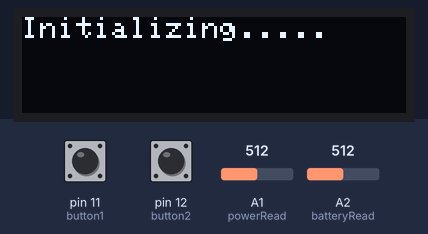
Simulated run of this program. Board: Arduino Uno, built with avr-gcc and run on an emulated ATmega328P. Shown: 128×32 one-colour display. The inputs (shaded band) are chosen by the test bench; at power-on: pin 11 (button1) HIGH, pin 12 (button2) HIGH, A1 (powerRead) = 512, A2 (batteryRead) = 512. The local clock reads 2024-03-15 10:24:30 at power-on unless the program sets it.

Above: at 1.2 s.
4.4 s: pin 11 (button1) pulled LOW for 3.2 s
At 7.8 s:
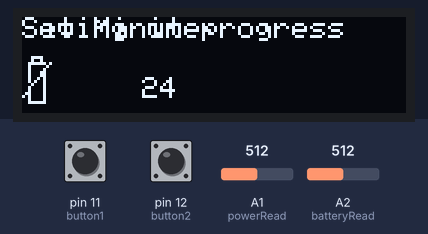
9.1 s: pin 12 (button2) pulled LOW for 1 s
At 10.6 s:
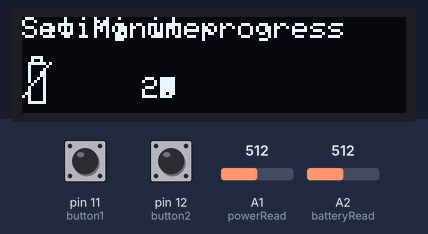
11.6 s: A1 (powerRead) set to 942
13.1 s: A1 (powerRead) set to 978
At 13.6 s:
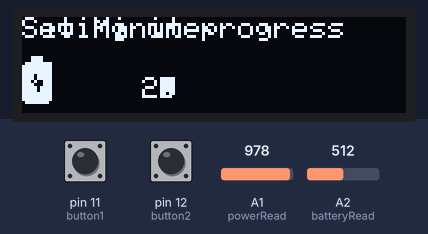
14.6 s: pin 11 (button1) pulled LOW for 1 s
At 16.7 s:
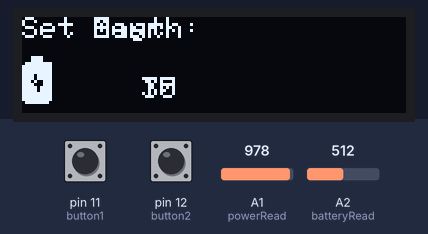
17.1 s: pin 11 (button1) pulled LOW for 0.25 s
At 18.0 s:
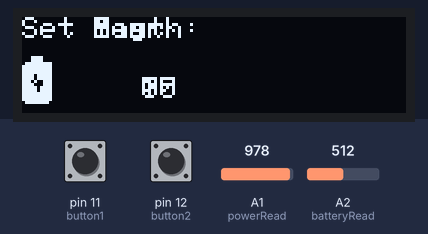
Timing chart, 0 to 19.8 s (numbered marks = the images above; inputs shaded):
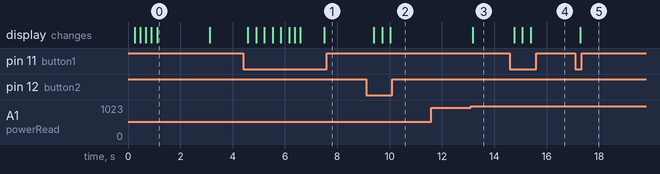

The program:

main.cpp
```cpp
#include <Arduino.h>
#include <SPI.h>
#include <Wire.h>
#include <Adafruit_GFX.h>
#include <Adafruit_SSD1306.h>
#include <RTClib.h>

#define OLED_reset LED_BUILTIN
#define screen_width 128
#define screen_height 32

Adafruit_SSD1306 display (screen_width, screen_height, &Wire, OLED_reset);
RTC_DS1307 rtc;

#define button1 11
#define button2 12
#define powerRead A1
#define batteryRead A2
float powerVoltage = 0.0;
float batteryVoltage = 0.0;
int yearupg, monthupg, dayupg, hourupg, minuteupg, secondupg;
int menu = 0;
char DAY [7][12] = {"Sunday", "Monday", "Tuesday", "Wednesday", "Thrusday", "Friday", "Saturday"};

const unsigned char battery [] PROGMEM = {
  0x1e, 0x00, 0x1e, 0x00, 0x7f, 0x80, 0xff, 0xc0, 0xff, 0xc0, 0xff, 0xc0, 0xf7, 0xc0, 0xf7, 0xc0,
  0xe1, 0xc0, 0xe1, 0xc0, 0xfb, 0xc0, 0xfb, 0xc0, 0xff, 0xc0, 0xff, 0xc0, 0xff, 0xc0, 0x7f, 0x80
}; // Battery Icon

const unsigned char no_battery [] PROGMEM = {
  0x1e, 0x00, 0x12, 0x00, 0x3f, 0x40, 0x20, 0x80, 0x21, 0x00, 0x23, 0x00, 0x23, 0x00, 0x25, 0x00,
  0x29, 0x00, 0x11, 0x00, 0x21, 0x00, 0x21, 0x00, 0x61, 0x00, 0xa1, 0x00, 0x21, 0x00, 0x3f, 0x00
};   //No battery indicator

const unsigned char chargedBattery [] PROGMEM = {
  0x7f, 0xff, 0xfc, 0x00, 0xff, 0xff, 0xfe, 0x00, 0xdc, 0xe7, 0x72, 0x00, 0xdc, 0xef, 0x7b, 0x00,
  0xdc, 0xef, 0x7b, 0x80, 0xdc, 0xef, 0x7b, 0x80, 0xdc, 0xef, 0x7b, 0x00, 0xdc, 0xe7, 0x72, 0x00,
  0xe3, 0x00, 0x96, 0x00, 0x7f, 0xff, 0xfe, 0x00
};    //Chanrged battery indicator


const unsigned char batteryChargeIcon [] PROGMEM = {
  0x7f, 0xff, 0xf0, 0x00, 0xc0, 0x00, 0x0c, 0x00, 0xc0, 0x00, 0x0c, 0x00, 0xc0, 0x60, 0x0f, 0x80,
  0xc3, 0xf0, 0x0d, 0x80, 0xc0, 0x3f, 0x0d, 0x80, 0xc0, 0x38, 0x0f, 0x80, 0xc0, 0x00, 0x0c, 0x00,
  0xc0, 0x00, 0x0c, 0x00, 0x7f, 0xff, 0xf0, 0x00
};  //Battery charge Icon

void setup()
{
    display.begin(SSD1306_SWITCHCAPVCC, 0x3C);
    display.setTextColor(WHITE);
    display.setTextSize(1);
    Wire.begin();
    rtc.begin();
    display.clearDisplay();
    display.display();

    if(!rtc.begin())
    {
        display.setCursor(0, 0);
        display.print("RTC Error");
        display.display();
    }
    else if (!rtc.isrunning())
    {
        display.setCursor(0, 0);
        display.print("RTC is not working");
        display.display();
    }
    else
    {
        display.clearDisplay();
        display.setCursor(0, 0);
        display.print("Initializing");
        for (int i = 12; i < 17; i++)
        {
            delay(200);
            display.print(".");
            display.display();
        }
        delay(2000);
        display.clearDisplay();
        display.display();
    }
    pinMode(button1, INPUT_PULLUP);
    pinMode(button2, INPUT_PULLUP);
    menu = 0;
}

void DisplayDateTime()
{
    DateTime now = rtc.now();
    display.setTextSize(2);
    display.setCursor(17, 15);

    if (now.hour() <= 9)
    {
        display.print("0");
    }
    display.print(now.hour(), DEC);
    hourupg = now.hour();
    display.print(":");

    if (now.minute() <= 9)
    {
        display.print("0");
    }
    display.print(now.minute(), DEC);
    minuteupg = now.minute();
    display.print(":");

    if (now.second() <= 9)
    {
        display.print("0");
    }
    display.print(now.second(), DEC);
    secondupg = now.second();

    display.setCursor(0, 0);
    display.setTextSize(1);
    display.print(DAY[now.dayOfTheWeek()]);

    display.setCursor(65, 0);

    if (now.day() <= 9)
    {
        display.print("0");
    }
    display.print(now.day(), DEC);
    dayupg = now.day();
    display.print("/");

    if (now.month() <= 9)
    {
        display.print("0");
    }
    display.print(now.month(), DEC);
    monthupg = now.month();
    display.print("/");

    display.print(now.year(), DEC);
    delayMicroseconds(5);
    display.clearDisplay();
}


void DisplaySetHour()
{
    display.clearDisplay();


    if (digitalRead(button2) == LOW)
    {
        if (hourupg == 23)
        {
            hourupg = 0;
        }
        else
        {
            hourupg = hourupg + 1;
        }
    }
    display.setCursor(0, 0);
    display.print("Set Hour: ");
    display.setCursor(40, 20);
    display.print(hourupg, DEC);
    display.display();
    delay(100);
}

void DisplaySetMinute()
{
    if (digitalRead(button2) == LOW)
    {
        if (minuteupg == 59)
        {
            minuteupg = 0;
        }
        else
        {
            minuteupg = minuteupg + 1;
        }
    }
    display.setCursor(0, 0);
    display.print("Set Minute: ");
    display.setCursor(40, 20);
    display.print(minuteupg, DEC);
    display.display();
    delay(100);
}

void DisplaySetDay()
{
    if (digitalRead(button2) == LOW)
    {
        if (dayupg == 31)
        {
            dayupg = 1;
        }
        else
        {
            dayupg = dayupg + 1;
        }
    }
    display.setCursor(0, 0);
    display.print("Set Day: ");
    display.setCursor(40, 20);
    display.print(dayupg, DEC);
    display.display();
    delay(100);
}

void DisplaySetMonth()
{
    if (digitalRead(button2) == LOW)
    {
        if (monthupg == 12)
        {
            monthupg = 1;
        }
        else
        {
            monthupg = monthupg + 1;
        }
    }
    display.setCursor(0, 0);
    display.print("Set Month: ");
    display.setCursor(40, 20);
    display.print(monthupg, DEC);
    display.display();
    delay(100);
}

void DisplaySetYear()
{
    if (digitalRead(button2) == LOW)
    {
        if (yearupg == 2099)
        {
            yearupg = 2000;
        }
        else
        {
            yearupg = yearupg + 1;
        }
    }
    display.setCursor(0, 0);
    display.print("Set Year: ");
    display.setCursor(40, 20);
    display.print(yearupg, DEC);
    display.display();
    delay(100);
}

void Storing()
{
    display.clearDisplay();
    display.setCursor(0, 0);
    display.print("Saving in progress");
    rtc.adjust(DateTime(yearupg, monthupg, dayupg, hourupg, minuteupg, secondupg));
    display.display();
    delay(200);
}

void BatteryDisplay()
{
    int volts;
    batteryVoltage = analogRead(batteryRead);
    volts = (batteryVoltage/1023) * 100;

    if (volts == 100)
    {
        display.clearDisplay();
        display.drawBitmap(40, 10, chargedBattery, 25, 16, WHITE);
        display.setCursor(30, 20);
        display.print("Charged: ");
        display.print(volts);
        display.print("%");
        display.display();
        delay(100);
    }
    else if(volts < 100)
    {
        display.clearDisplay();
        display.drawBitmap(40, 10, chargedBattery, 25, 16, WHITE);
        display.setCursor(30, 20);
        display.print("Remaining: ");
        display.print(volts);
        display.print("%");
        display.display();
        delay(100);
    }
}

void BatteryCharging()
{
    int pvolts;
    powerVoltage = analogRead(powerRead);
    pvolts = (powerVoltage/1023) * 100;

    if (pvolts == 100)
    {
        display.clearDisplay();
        display.drawBitmap(40, 10, batteryChargeIcon, 25, 10, WHITE);
        display.setCursor(30, 20);
        display.print("Charged: ");
        display.print(pvolts);
        display.print("%");
        display.display();
        delay(100);
    }
    else if (pvolts < 100)
    {
        display.clearDisplay();
        display.drawBitmap(40, 10, batteryChargeIcon, 25, 10, WHITE);
        display.setCursor(30, 20);
        display.print("Charging: ");
        display.print(pvolts);
        display.print("%");
        display.display();
        delay(100);
    }
    else
    {
        display.clearDisplay();
        display.drawBitmap(40, 10, batteryChargeIcon, 25, 10, WHITE);
        display.setCursor(0, 20);
        display.print("Connect to charger/battery low");
        display.display();
        delay(100);
    }
}


void loop()
{
    if (digitalRead(button1) == LOW)
    {
        menu = menu + 1;
    }
    if (menu == 0)
    {
        DisplayDateTime();
    }
    else if (menu == 1)
    {
        DisplaySetMinute();
    }
    else if (menu == 2)
    {
        DisplaySetHour();
    }
    else if (menu == 3)
    {
        DisplaySetDay();
    }
    else if (menu == 4)
    {
        DisplaySetMonth();
    }
    else if (menu == 5)
    {
        DisplaySetYear();
    }
    else if (menu == 6)
    {
        if (batteryVoltage  >= 5.0)
        {
            BatteryDisplay();
        }
        else
        {
            display.clearDisplay();
            display.setCursor(0, 0);
            display.print("Battery is not");
            display.setCursor(0, 12);
            display.print("connected");
            display.display();
        }
    }
    else if (menu == 7)
    {
        if (powerVoltage >= 3.7)
        {
            BatteryCharging();
        }
        else
        {
            display.clearDisplay();
            display.setCursor(0, 0);
            display.print("Please connect");
            display.setCursor(0, 12);
            display.print("battery");
            display.display();
        }
    }
    else if (menu == 8)
    {
        Storing();
        delay(500);
        menu = 0;
    }
    delay(200);

    powerVoltage = analogRead(powerRead) * (5.0/1023.0);
    if (powerVoltage >= 4.69)
    {
        display.drawBitmap(0, 13, battery, 10, 16, WHITE);
    }
    batteryVoltage = analogRead(batteryRead) * (5.0/1023.0);
    if (batteryVoltage >= 0.00)
    {
        display.drawBitmap(0, 13, no_battery, 10, 16, WHITE);
    }
}
```

Measured:
- the behaviour switches between 959 and 960 on A1 (powerRead) (found by bisection; images 2 and 3)
- after the input at 4.4 s, the display: first changes after 0.18 s (image 1 shows a later state)
- after the input at 9.1 s, the display: first changes after 0.30 s (image 2 shows a later state)
- after the input at 11.6 s, every drawn part: stays the same
- after the input at 13.1 s, the display: changes after 0.08 s (image 3)
- after the input at 14.6 s, the display: first changes after 0.16 s (image 4 shows a later state)
- after the input at 17.1 s, the display: changes after 0.18 s (image 5)
- what the display in image 0 shows lasts 2.0 s, from 1.1 s to 3.1 s
